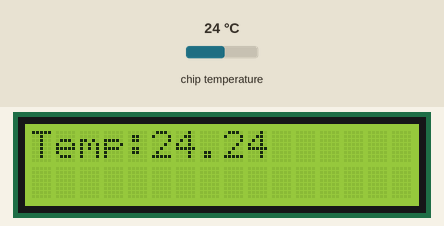
The program below on a simulated Raspberry Pi Pico running MicroPython. On the bench: 16×2 character LCD. The test bench sets the inputs (shaded band); at power-on: chip temperature 24 °C. Random numbers come from a fixed seed; library files of the repository ran but are not shown: lcd_api.py, pico_i2c_lcd.py; what the program prints to the serial console is not drawn.

Above: at 1.6 s.
1.7 s: chip temperature set to 1 °C
At 5.7 s:
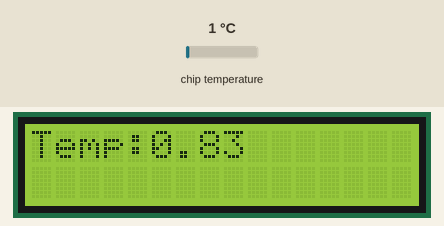
6.7 s: chip temperature set to 11 °C
At 9.9 s:
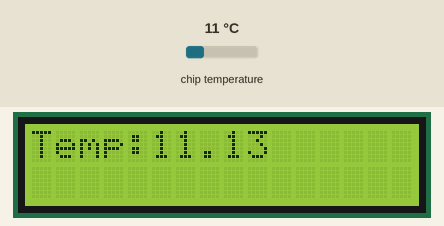
11.7 s: chip temperature set to 22 °C
At 14.0 s:
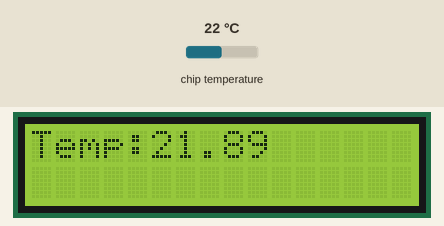

The program:

main.py
```python
import utime
import random
from machine import I2C, Pin, ADC
from lcd_api import LcdApi
from pico_i2c_lcd import I2cLcd


I2C_ADDR     = 63
I2C_NUM_ROWS = 2
I2C_NUM_COLS = 16

i2c = I2C(0, sda=Pin(0), scl=Pin(1), freq=400000)
lcd = I2cLcd(i2c, I2C_ADDR, I2C_NUM_ROWS, I2C_NUM_COLS)
Lama= bytearray([0x00,0x02,0x07,0x06,0x0E,0x0E,0x0A,0x00])
badsmile= bytearray([0x1F,0x1F,0x04,0x1F,0x1B,0x1F,0x11,0x1F])
dog= bytearray([ 0x00,0x00,0x06,0x0A,0x0A,0x07,0x05,0x00])
hert= bytearray([ 0x00,0x0A,0x1F,0x1F,0x1F,0x1F,0x0E,0x04])

def read_temp():
    sensor_temp = ADC(4)
    conversion_factor = 3.3 / (65535)
    reading = sensor_temp.read_u16() * conversion_factor
    temperature = 27 - (reading - 0.706)/0.001721
    formatted_temperature = "{:.2f}".format(temperature)
    string_temperature = str("Temp:" + formatted_temperature)
    print(string_temperature)
    utime.sleep(1)
    return string_temperature


while True:
    temperature = read_temp()
    lcd.move_to(0,0)
    lcd.putstr(temperature)
    utime.sleep(1)
    lcd.clear()
#草尼瑪
    for i in range(0,4,1):
        lcd.clear()
        lcd.move_to(i,random.randint(0,1))
        lcd.custom_char(0,Lama)
        lcd.putchar(chr(0))
        utime.sleep(0.1)
        lcd.clear()
#土狗
    for i in range(4,7,1):
        lcd.clear()
        lcd.move_to(i,random.randint(0,1))
        lcd.custom_char(0,badsmile)
        lcd.putchar(chr(0))
        utime.sleep(0.1)
        lcd.clear()
#puppy
    for i in range(7,10,1):
            lcd.clear()
            lcd.move_to(i,random.randint(0,1))
            lcd.custom_char(0,dog)
            lcd.putchar(chr(0))
            utime.sleep(0.1) #顯示速度
            lcd.clear()
#love
    for i in range(10,16,1):
            lcd.clear()
            lcd.move_to(i,random.randint(0,1))
            lcd.custom_char(0,hert)
            lcd.putchar(chr(0))
            utime.sleep(0.1)
            lcd.clear()
```

Measured:
- what the display in image 1 shows lasts 1.0 s, from 5.1 s to 6.1 s
